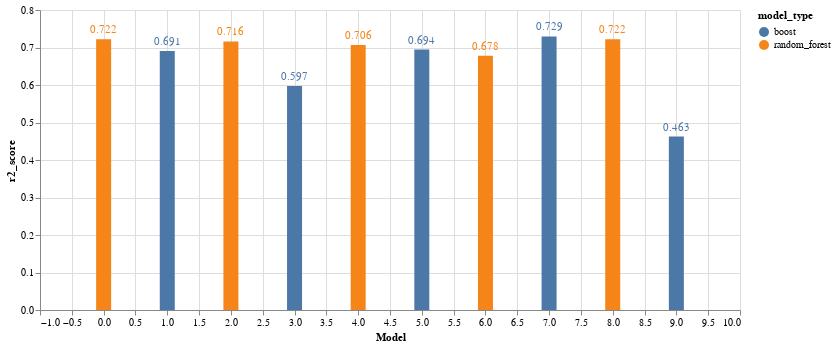

Notebook code for this chart:
### Markdown cell above
We can repeat this process with smaller random ranges to further tune the model, but for the sake of this demo we will take the top models with the highest R^2 value for each model type.

We plot the scores to see which sets of parameters preformed the best.

### Code cell
import altair as alt

models_2 = models.reset_index(drop=True)
models_2 = models_2.reset_index()

base = alt.Chart(models_2[['model_type', 'r2_score', 'index']])

bars = base.mark_bar(size=15).encode(
x=alt.X('index:Q', title="Model"),
y= alt.Y('r2_score:Q', scale=alt.Scale(zero=False)),
color='model_type:N')

text = bars.mark_text(
    baseline='top',
    dy=-15
).encode(
    text=alt.Text('r2_score:Q', format=',.3r')
)

(bars + text).properties(width=700)

### Figure 1 — Vega-Lite specification as saved in the notebook (floating-point values rounded to 4 significant figures)
{"config": {"view": {"continuousWidth": 400, "continuousHeight": 300}}, "layer": [{"mark": {"type": "bar", "size": 15}, "encoding": {"color": {"type": "nominal", "field": "model_type"}, "x": {"type": "quantitative", "field": "index", "title": "Model"}, "y": {"type": "quantitative", "field": "r2_score", "scale": {"zero": false}}}}, {"mark": {"type": "text", "baseline": "top", "dy": -15}, "encoding": {"color": {"type": "nominal", "field": "model_type"}, "text": {"type": "quantitative", "field": "r2_score", "format": ",.3r"}, "x": {"type": "quantitative", "field": "index", "title": "Model"}, "y": {"type": "quantitative", "field": "r2_score", "scale": {"zero": false}}}}], "data": {"name": "data-ebfb35a617582714f103857aebbbac0a"}, "width": 700, "$schema": "https://vega.github.io/schema/vega-lite/v4.8.1.json", "datasets": {"data-ebfb35a617582714f103857aebbbac0a": [{"model_type": "random_forest", "r2_score": 0.7223, "index": 0}, {"model_type": "boost", "r2_score": 0.6908, "index": 1}, {"model_type": "random_forest", "r2_score": 0.7163, "index": 2}, {"model_type": "boost", "r2_score": 0.5974, "index": 3}, {"model_type": "random_forest", "r2_score": 0.7064, "index": 4}, {"model_type": "boost", "r2_score": 0.6944, "index": 5}, {"model_type": "random_forest", "r2_score": 0.6782, "index": 6}, {"model_type": "boost", "r2_score": 0.7294, "index": 7}, {"model_type": "random_forest", "r2_score": 0.7221, "index": 8}, {"model_type": "boost", "r2_score": 0.4626, "index": 9}]}}
